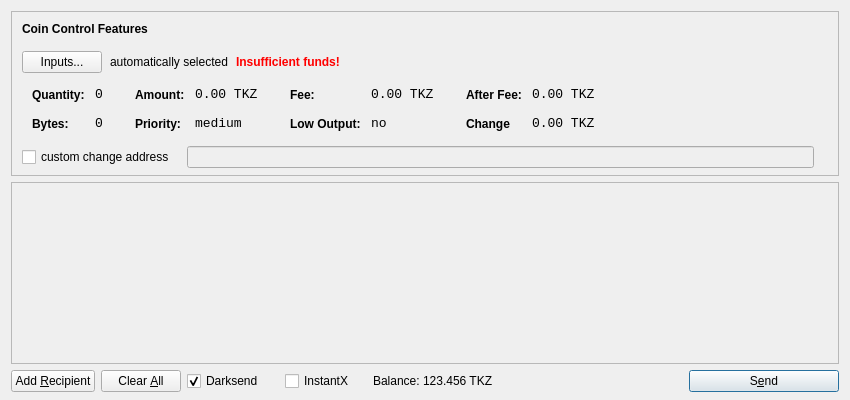
<?xml version="1.0" encoding="UTF-8"?>
<ui version="4.0">
 <class>SendCoinsDialog</class>
 <widget class="QDialog" name="SendCoinsDialog">
  <property name="geometry">
   <rect>
    <x>0</x>
    <y>0</y>
    <width>850</width>
    <height>400</height>
   </rect>
  </property>
  <property name="windowTitle">
   <string>Send Coins</string>
  </property>
  <layout class="QVBoxLayout" name="verticalLayout" stretch="0,1,0">
   <property name="bottomMargin">
    <number>8</number>
   </property>
   <item>
    <widget class="QFrame" name="frameCoinControl">
     <property name="sizePolicy">
      <sizepolicy hsizetype="Expanding" vsizetype="Expanding">
       <horstretch>0</horstretch>
       <verstretch>0</verstretch>
      </sizepolicy>
     </property>
     <property name="maximumSize">
      <size>
       <width>16777215</width>
       <height>16777215</height>
      </size>
     </property>
     <property name="frameShape">
      <enum>QFrame::StyledPanel</enum>
     </property>
     <property name="frameShadow">
      <enum>QFrame::Sunken</enum>
     </property>
     <layout class="QVBoxLayout" name="verticalLayoutCoinControl2">
      <property name="spacing">
       <number>-1</number>
      </property>
      <property name="leftMargin">
       <number>0</number>
      </property>
      <property name="topMargin">
       <number>0</number>
      </property>
      <property name="rightMargin">
       <number>0</number>
      </property>
      <property name="bottomMargin">
       <number>6</number>
      </property>
      <item>
       <layout class="QVBoxLayout" name="verticalLayoutCoinControl" stretch="0,0,0,0,1">
        <property name="spacing">
         <number>0</number>
        </property>
        <property name="leftMargin">
         <number>10</number>
        </property>
        <property name="topMargin">
         <number>10</number>
        </property>
        <item>
         <layout class="QHBoxLayout" name="horizontalLayoutCoinControl1">
          <property name="bottomMargin">
           <number>15</number>
          </property>
          <item>
           <widget class="QLabel" name="labelCoinControlFeatures">
            <property name="sizePolicy">
             <sizepolicy hsizetype="Preferred" vsizetype="Maximum">
              <horstretch>0</horstretch>
              <verstretch>0</verstretch>
             </sizepolicy>
            </property>
            <property name="font">
             <font>
              <weight>75</weight>
              <bold>true</bold>
             </font>
            </property>
            <property name="styleSheet">
             <string notr="true">font-weight:bold;</string>
            </property>
            <property name="text">
             <string>Coin Control Features</string>
            </property>
           </widget>
          </item>
         </layout>
        </item>
        <item>
         <layout class="QHBoxLayout" name="horizontalLayoutCoinControl2" stretch="0,0,0,0">
          <property name="spacing">
           <number>8</number>
          </property>
          <property name="bottomMargin">
           <number>10</number>
          </property>
          <item>
           <widget class="QPushButton" name="pushButtonCoinControl">
            <property name="styleSheet">
             <string notr="true"/>
            </property>
            <property name="text">
             <string>Inputs...</string>
            </property>
           </widget>
          </item>
          <item>
           <widget class="QLabel" name="labelCoinControlAutomaticallySelected">
            <property name="text">
             <string>automatically selected</string>
            </property>
            <property name="margin">
             <number>5</number>
            </property>
           </widget>
          </item>
          <item>
           <widget class="QLabel" name="labelCoinControlInsuffFunds">
            <property name="font">
             <font>
              <weight>75</weight>
              <bold>true</bold>
             </font>
            </property>
            <property name="styleSheet">
             <string notr="true">color:red;font-weight:bold;</string>
            </property>
            <property name="text">
             <string>Insufficient funds!</string>
            </property>
            <property name="margin">
             <number>5</number>
            </property>
           </widget>
          </item>
          <item>
           <spacer name="horizontalSpacerCoinControl">
            <property name="orientation">
             <enum>Qt::Horizontal</enum>
            </property>
            <property name="sizeHint" stdset="0">
             <size>
              <width>40</width>
              <height>1</height>
             </size>
            </property>
           </spacer>
          </item>
         </layout>
        </item>
        <item>
         <widget class="QWidget" name="widgetCoinControl" native="true">
          <property name="sizePolicy">
           <sizepolicy hsizetype="Preferred" vsizetype="Preferred">
            <horstretch>0</horstretch>
            <verstretch>0</verstretch>
           </sizepolicy>
          </property>
          <property name="minimumSize">
           <size>
            <width>0</width>
            <height>0</height>
           </size>
          </property>
          <property name="styleSheet">
           <string notr="true"/>
          </property>
          <layout class="QHBoxLayout" name="horizontalLayoutCoinControl5">
           <property name="margin">
            <number>0</number>
           </property>
           <item>
            <layout class="QHBoxLayout" name="horizontalLayoutCoinControl3" stretch="0,0,0,1">
             <property name="spacing">
              <number>20</number>
             </property>
             <property name="topMargin">
              <number>0</number>
             </property>
             <property name="bottomMargin">
              <number>10</number>
             </property>
             <item>
              <layout class="QFormLayout" name="formLayoutCoinControl1">
               <property name="horizontalSpacing">
                <number>10</number>
               </property>
               <property name="verticalSpacing">
                <number>14</number>
               </property>
               <property name="leftMargin">
                <number>10</number>
               </property>
               <property name="topMargin">
                <number>4</number>
               </property>
               <property name="rightMargin">
                <number>6</number>
               </property>
               <item row="0" column="0">
                <widget class="QLabel" name="labelCoinControlQuantityText">
                 <property name="styleSheet">
                  <string notr="true">font-weight:bold;</string>
                 </property>
                 <property name="text">
                  <string>Quantity:</string>
                 </property>
                 <property name="margin">
                  <number>0</number>
                 </property>
                </widget>
               </item>
               <item row="0" column="1">
                <widget class="QLabel" name="labelCoinControlQuantity">
                 <property name="font">
                  <font>
                   <family>Monospace</family>
                   <pointsize>10</pointsize>
                  </font>
                 </property>
                 <property name="cursor">
                  <cursorShape>IBeamCursor</cursorShape>
                 </property>
                 <property name="contextMenuPolicy">
                  <enum>Qt::ActionsContextMenu</enum>
                 </property>
                 <property name="text">
                  <string>0</string>
                 </property>
                 <property name="margin">
                  <number>0</number>
                 </property>
                 <property name="textInteractionFlags">
                  <set>Qt::LinksAccessibleByMouse|Qt::TextSelectableByKeyboard|Qt::TextSelectableByMouse</set>
                 </property>
                </widget>
               </item>
               <item row="1" column="0">
                <widget class="QLabel" name="labelCoinControlBytesText">
                 <property name="styleSheet">
                  <string notr="true">font-weight:bold;</string>
                 </property>
                 <property name="text">
                  <string>Bytes:</string>
                 </property>
                </widget>
               </item>
               <item row="1" column="1">
                <widget class="QLabel" name="labelCoinControlBytes">
                 <property name="font">
                  <font>
                   <family>Monospace</family>
                   <pointsize>10</pointsize>
                  </font>
                 </property>
                 <property name="cursor">
                  <cursorShape>IBeamCursor</cursorShape>
                 </property>
                 <property name="contextMenuPolicy">
                  <enum>Qt::ActionsContextMenu</enum>
                 </property>
                 <property name="text">
                  <string>0</string>
                 </property>
                 <property name="textInteractionFlags">
                  <set>Qt::LinksAccessibleByMouse|Qt::TextSelectableByKeyboard|Qt::TextSelectableByMouse</set>
                 </property>
                </widget>
               </item>
              </layout>
             </item>
             <item>
              <layout class="QFormLayout" name="formLayoutCoinControl2">
               <property name="horizontalSpacing">
                <number>10</number>
               </property>
               <property name="verticalSpacing">
                <number>14</number>
               </property>
               <property name="leftMargin">
                <number>6</number>
               </property>
               <property name="topMargin">
                <number>4</number>
               </property>
               <property name="rightMargin">
                <number>6</number>
               </property>
               <item row="0" column="0">
                <widget class="QLabel" name="labelCoinControlAmountText">
                 <property name="styleSheet">
                  <string notr="true">font-weight:bold;</string>
                 </property>
                 <property name="text">
                  <string>Amount:</string>
                 </property>
                 <property name="margin">
                  <number>0</number>
                 </property>
                </widget>
               </item>
               <item row="0" column="1">
                <widget class="QLabel" name="labelCoinControlAmount">
                 <property name="font">
                  <font>
                   <family>Monospace</family>
                   <pointsize>10</pointsize>
                  </font>
                 </property>
                 <property name="cursor">
                  <cursorShape>IBeamCursor</cursorShape>
                 </property>
                 <property name="contextMenuPolicy">
                  <enum>Qt::ActionsContextMenu</enum>
                 </property>
                 <property name="text">
                  <string>0.00 TKZ</string>
                 </property>
                 <property name="textInteractionFlags">
                  <set>Qt::LinksAccessibleByMouse|Qt::TextSelectableByKeyboard|Qt::TextSelectableByMouse</set>
                 </property>
                </widget>
               </item>
               <item row="1" column="0">
                <widget class="QLabel" name="labelCoinControlPriorityText">
                 <property name="styleSheet">
                  <string notr="true">font-weight:bold;</string>
                 </property>
                 <property name="text">
                  <string>Priority:</string>
                 </property>
                </widget>
               </item>
               <item row="1" column="1">
                <widget class="QLabel" name="labelCoinControlPriority">
                 <property name="font">
                  <font>
                   <family>Monospace</family>
                   <pointsize>10</pointsize>
                  </font>
                 </property>
                 <property name="cursor">
                  <cursorShape>IBeamCursor</cursorShape>
                 </property>
                 <property name="contextMenuPolicy">
                  <enum>Qt::ActionsContextMenu</enum>
                 </property>
                 <property name="text">
                  <string>medium</string>
                 </property>
                 <property name="textInteractionFlags">
                  <set>Qt::LinksAccessibleByMouse|Qt::TextSelectableByKeyboard|Qt::TextSelectableByMouse</set>
                 </property>
                </widget>
               </item>
              </layout>
             </item>
             <item>
              <layout class="QFormLayout" name="formLayoutCoinControl3">
               <property name="horizontalSpacing">
                <number>10</number>
               </property>
               <property name="verticalSpacing">
                <number>14</number>
               </property>
               <property name="leftMargin">
                <number>6</number>
               </property>
               <property name="topMargin">
                <number>4</number>
               </property>
               <property name="rightMargin">
                <number>6</number>
               </property>
               <item row="0" column="0">
                <widget class="QLabel" name="labelCoinControlFeeText">
                 <property name="styleSheet">
                  <string notr="true">font-weight:bold;</string>
                 </property>
                 <property name="text">
                  <string>Fee:</string>
                 </property>
                 <property name="margin">
                  <number>0</number>
                 </property>
                </widget>
               </item>
               <item row="0" column="1">
                <widget class="QLabel" name="labelCoinControlFee">
                 <property name="font">
                  <font>
                   <family>Monospace</family>
                   <pointsize>10</pointsize>
                  </font>
                 </property>
                 <property name="cursor">
                  <cursorShape>IBeamCursor</cursorShape>
                 </property>
                 <property name="contextMenuPolicy">
                  <enum>Qt::ActionsContextMenu</enum>
                 </property>
                 <property name="text">
                  <string>0.00 TKZ</string>
                 </property>
                 <property name="textInteractionFlags">
                  <set>Qt::LinksAccessibleByMouse|Qt::TextSelectableByKeyboard|Qt::TextSelectableByMouse</set>
                 </property>
                </widget>
               </item>
               <item row="1" column="0">
                <widget class="QLabel" name="labelCoinControlLowOutputText">
                 <property name="styleSheet">
                  <string notr="true">font-weight:bold;</string>
                 </property>
                 <property name="text">
                  <string>Low Output:</string>
                 </property>
                </widget>
               </item>
               <item row="1" column="1">
                <widget class="QLabel" name="labelCoinControlLowOutput">
                 <property name="font">
                  <font>
                   <family>Monospace</family>
                   <pointsize>10</pointsize>
                  </font>
                 </property>
                 <property name="cursor">
                  <cursorShape>IBeamCursor</cursorShape>
                 </property>
                 <property name="contextMenuPolicy">
                  <enum>Qt::ActionsContextMenu</enum>
                 </property>
                 <property name="text">
                  <string>no</string>
                 </property>
                 <property name="textInteractionFlags">
                  <set>Qt::LinksAccessibleByMouse|Qt::TextSelectableByKeyboard|Qt::TextSelectableByMouse</set>
                 </property>
                </widget>
               </item>
              </layout>
             </item>
             <item>
              <layout class="QFormLayout" name="formLayoutCoinControl4">
               <property name="horizontalSpacing">
                <number>10</number>
               </property>
               <property name="verticalSpacing">
                <number>14</number>
               </property>
               <property name="leftMargin">
                <number>6</number>
               </property>
               <property name="topMargin">
                <number>4</number>
               </property>
               <property name="rightMargin">
                <number>6</number>
               </property>
               <item row="0" column="0">
                <widget class="QLabel" name="labelCoinControlAfterFeeText">
                 <property name="styleSheet">
                  <string notr="true">font-weight:bold;</string>
                 </property>
                 <property name="text">
                  <string>After Fee:</string>
                 </property>
                 <property name="margin">
                  <number>0</number>
                 </property>
                </widget>
               </item>
               <item row="0" column="1">
                <widget class="QLabel" name="labelCoinControlAfterFee">
                 <property name="font">
                  <font>
                   <family>Monospace</family>
                   <pointsize>10</pointsize>
                  </font>
                 </property>
                 <property name="cursor">
                  <cursorShape>IBeamCursor</cursorShape>
                 </property>
                 <property name="contextMenuPolicy">
                  <enum>Qt::ActionsContextMenu</enum>
                 </property>
                 <property name="text">
                  <string>0.00 TKZ</string>
                 </property>
                 <property name="textInteractionFlags">
                  <set>Qt::LinksAccessibleByMouse|Qt::TextSelectableByKeyboard|Qt::TextSelectableByMouse</set>
                 </property>
                </widget>
               </item>
               <item row="1" column="0">
                <widget class="QLabel" name="labelCoinControlChangeText">
                 <property name="styleSheet">
                  <string notr="true">font-weight:bold;</string>
                 </property>
                 <property name="text">
                  <string>Change</string>
                 </property>
                </widget>
               </item>
               <item row="1" column="1">
                <widget class="QLabel" name="labelCoinControlChange">
                 <property name="font">
                  <font>
                   <family>Monospace</family>
                   <pointsize>10</pointsize>
                  </font>
                 </property>
                 <property name="cursor">
                  <cursorShape>IBeamCursor</cursorShape>
                 </property>
                 <property name="contextMenuPolicy">
                  <enum>Qt::ActionsContextMenu</enum>
                 </property>
                 <property name="text">
                  <string>0.00 TKZ</string>
                 </property>
                 <property name="textInteractionFlags">
                  <set>Qt::LinksAccessibleByMouse|Qt::TextSelectableByKeyboard|Qt::TextSelectableByMouse</set>
                 </property>
                </widget>
               </item>
              </layout>
             </item>
            </layout>
           </item>
          </layout>
         </widget>
        </item>
        <item>
         <layout class="QHBoxLayout" name="horizontalLayoutCoinControl4" stretch="0,0,0">
          <property name="spacing">
           <number>12</number>
          </property>
          <property name="sizeConstraint">
           <enum>QLayout::SetDefaultConstraint</enum>
          </property>
          <property name="topMargin">
           <number>5</number>
          </property>
          <property name="rightMargin">
           <number>5</number>
          </property>
          <item>
           <widget class="QCheckBox" name="checkBoxCoinControlChange">
            <property name="text">
             <string>custom change address</string>
            </property>
           </widget>
          </item>
          <item>
           <widget class="QLineEdit" name="lineEditCoinControlChange">
            <property name="enabled">
             <bool>false</bool>
            </property>
            <property name="sizePolicy">
             <sizepolicy hsizetype="Expanding" vsizetype="Fixed">
              <horstretch>0</horstretch>
              <verstretch>0</verstretch>
             </sizepolicy>
            </property>
           </widget>
          </item>
          <item>
           <widget class="QLabel" name="labelCoinControlChangeLabel">
            <property name="sizePolicy">
             <sizepolicy hsizetype="Preferred" vsizetype="Expanding">
              <horstretch>0</horstretch>
              <verstretch>0</verstretch>
             </sizepolicy>
            </property>
            <property name="minimumSize">
             <size>
              <width>0</width>
              <height>0</height>
             </size>
            </property>
            <property name="text">
             <string/>
            </property>
            <property name="margin">
             <number>3</number>
            </property>
           </widget>
          </item>
         </layout>
        </item>
        <item>
         <spacer name="verticalSpacerCoinControl">
          <property name="orientation">
           <enum>Qt::Vertical</enum>
          </property>
          <property name="sizeHint" stdset="0">
           <size>
            <width>800</width>
            <height>1</height>
           </size>
          </property>
         </spacer>
        </item>
       </layout>
      </item>
     </layout>
    </widget>
   </item>
   <item>
    <widget class="QScrollArea" name="scrollArea">
     <property name="widgetResizable">
      <bool>true</bool>
     </property>
     <widget class="QWidget" name="scrollAreaWidgetContents">
      <property name="geometry">
       <rect>
        <x>0</x>
        <y>0</y>
        <width>830</width>
        <height>165</height>
       </rect>
      </property>
      <layout class="QVBoxLayout" name="verticalLayout_2">
       <property name="margin">
        <number>0</number>
       </property>
       <item>
        <layout class="QVBoxLayout" name="entries">
         <property name="spacing">
          <number>6</number>
         </property>
        </layout>
       </item>
       <item>
        <spacer name="verticalSpacer">
         <property name="orientation">
          <enum>Qt::Vertical</enum>
         </property>
         <property name="sizeHint" stdset="0">
          <size>
           <width>20</width>
           <height>40</height>
          </size>
         </property>
        </spacer>
       </item>
      </layout>
     </widget>
    </widget>
   </item>
   <item>
    <layout class="QHBoxLayout" name="horizontalLayout">
     <item>
      <widget class="QPushButton" name="addButton">
       <property name="toolTip">
        <string>Send to multiple recipients at once</string>
       </property>
       <property name="text">
        <string>Add &amp;Recipient</string>
       </property>
       <property name="autoDefault">
        <bool>false</bool>
       </property>
      </widget>
     </item>
     <item>
      <widget class="QPushButton" name="clearButton">
       <property name="sizePolicy">
        <sizepolicy hsizetype="Minimum" vsizetype="Fixed">
         <horstretch>0</horstretch>
         <verstretch>0</verstretch>
        </sizepolicy>
       </property>
       <property name="toolTip">
        <string>Remove all transaction fields</string>
       </property>
       <property name="text">
        <string>Clear &amp;All</string>
       </property>
       <property name="autoRepeatDelay">
        <number>300</number>
       </property>
       <property name="autoDefault">
        <bool>false</bool>
       </property>
      </widget>
     </item>
     <item>
      <layout class="QHBoxLayout" name="horizontalLayout_2">
       <property name="spacing">
        <number>3</number>
       </property>
        <item>
        <widget class="QCheckBox" name="checkUseDarksend">
         <property name="minimumSize">
          <size>
           <width>95</width>
           <height>0</height>
          </size>
         </property>
         <property name="text">
          <string>Darksend</string>
         </property>
         <property name="checked">
          <bool>true</bool>
         </property>
        </widget>
       </item>
       <item>
        <widget class="QCheckBox" name="checkInstantX">
         <property name="enabled">
          <bool>true</bool>
         </property>
         <property name="minimumSize">
          <size>
           <width>85</width>
           <height>0</height>
          </size>
         </property>
         <property name="text">
          <string>InstantX</string>
         </property>
        </widget>
       </item>
       <item>
        <widget class="QLabel" name="label">
         <property name="sizePolicy">
          <sizepolicy hsizetype="Preferred" vsizetype="Fixed">
           <horstretch>0</horstretch>
           <verstretch>0</verstretch>
          </sizepolicy>
         </property>
         <property name="text">
          <string>Balance:</string>
         </property>
        </widget>
       </item>
       <item>
        <widget class="QLabel" name="labelBalance">
         <property name="sizePolicy">
          <sizepolicy hsizetype="Preferred" vsizetype="Fixed">
           <horstretch>0</horstretch>
           <verstretch>0</verstretch>
          </sizepolicy>
         </property>
         <property name="cursor">
          <cursorShape>IBeamCursor</cursorShape>
         </property>
         <property name="text">
          <string>123.456 TKZ</string>
         </property>
         <property name="textInteractionFlags">
          <set>Qt::LinksAccessibleByMouse|Qt::TextSelectableByKeyboard|Qt::TextSelectableByMouse</set>
         </property>
        </widget>
       </item>
      </layout>
     </item>
     <item>
      <spacer name="horizontalSpacer">
       <property name="orientation">
        <enum>Qt::Horizontal</enum>
       </property>
       <property name="sizeHint" stdset="0">
        <size>
         <width>40</width>
         <height>20</height>
        </size>
       </property>
      </spacer>
     </item>
     <item>
      <widget class="QPushButton" name="sendButton">
       <property name="minimumSize">
        <size>
         <width>150</width>
         <height>0</height>
        </size>
       </property>
       <property name="toolTip">
        <string>Confirm the send action</string>
       </property>
       <property name="text">
        <string>S&amp;end</string>
       </property>
       <property name="icon">
        <iconset resource="../bitcoin.qrc">
         <normaloff>:/icons/send</normaloff>:/icons/send</iconset>
       </property>
       <property name="default">
        <bool>true</bool>
       </property>
      </widget>
     </item>
    </layout>
   </item>
  </layout>
 </widget>
 <resources>
  <include location="../bitcoin.qrc"/>
 </resources>
 <connections/>
</ui>
